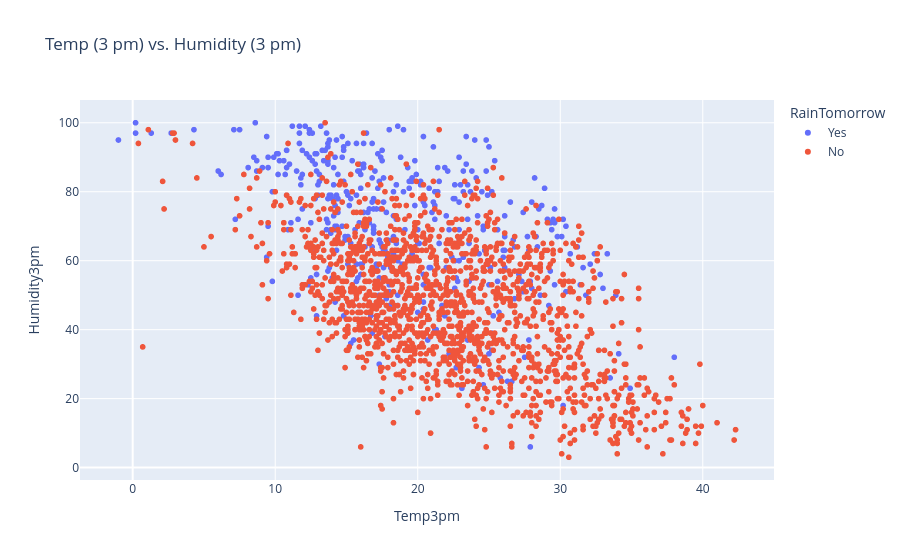

Write notebook code for a chart like this one.
### Code cell
px.scatter(raw_df.sample(2000), 
           x = 'Temp3pm', 
           y = 'Humidity3pm',
             title = 'Temp (3 pm) vs. Humidity (3 pm)', 
             color='RainTomorrow')

### Figure 1 — Plotly figure (JSON) as saved in the notebook; plotly's stock layout.template omitted (floating-point values rounded to 4 significant figures; data arrays with more than 128 entries replaced by an {"elided": "..."} marker saying what was removed)
{"data": [{"hovertemplate": "RainTomorrow=Yes<br>Temp3pm=%{x}<br>Humidity3pm=%{y}<extra></extra>", "legendgroup": "Yes", "marker": {"color": "#636efa", "symbol": "circle"}, "mode": "markers", "name": "Yes", "showlegend": true, "type": "scattergl", "x": {"elided": "432 float values"}, "xaxis": "x", "y": {"elided": "432 float values"}, "yaxis": "y"}, {"hovertemplate": "RainTomorrow=No<br>Temp3pm=%{x}<br>Humidity3pm=%{y}<extra></extra>", "legendgroup": "No", "marker": {"color": "#EF553B", "symbol": "circle"}, "mode": "markers", "name": "No", "showlegend": true, "type": "scattergl", "x": {"elided": "1568 float values"}, "xaxis": "x", "y": {"elided": "1568 float values"}, "yaxis": "y"}], "layout": {"legend": {"title": {"text": "RainTomorrow"}, "tracegroupgap": 0}, "title": {"text": "Temp (3 pm) vs. Humidity (3 pm)"}, "xaxis": {"anchor": "y", "domain": [0, 1], "title": {"text": "Temp3pm"}}, "yaxis": {"anchor": "x", "domain": [0, 1], "title": {"text": "Humidity3pm"}}}}
